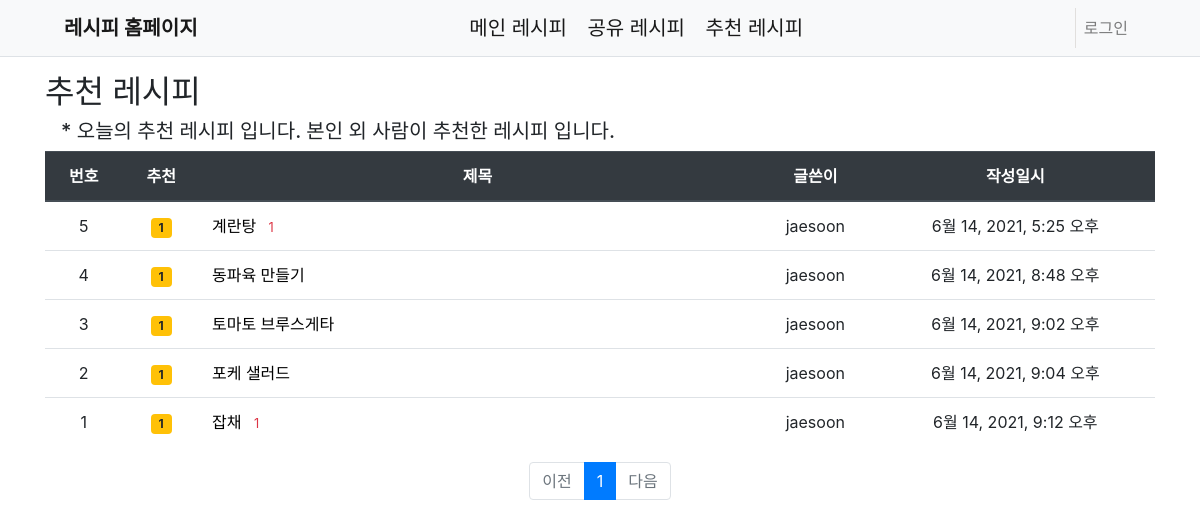
The page /best_recipe/ on the database its author committed.
### share_recipe/models.py (models this page shows, shortened)
class share_recipe(models.Model):
    subject = models.CharField(max_length=200)
    menu = models.CharField(choices=menu_Choice, max_length = 10)
    material = models.TextField()
    how_Make = models.TextField()
    create_date = models.DateTimeField()
    author = models.ForeignKey(User, on_delete = models.CASCADE, related_name = 'author_recipe')
    modify_date = models.DateTimeField(null=True, blank=True)
    voter = models.ManyToManyField(User, related_name = 'voter_recipe')

### share_recipe/views/recipe_list_views.py (the view)
# urls.py: path('', recipe_list_views.best_recipe_list, name = 'index'),
def best_recipe_list(request):
    best_recipe_li = []
    page = request.GET.get('page', '1')
    best_recipe = share_recipe.objects.annotate(num_voter=Count('voter')).filter(num_voter__gt=0)
    paginator = Paginator(best_recipe, 5)
    page_obj = paginator.get_page(page)
    context = {'recipe_list': page_obj}
    return render(request, 'best/best_recipe_list.html', context)

### main_recipe/templatetags/main_filter.py (called while the page is built)
@register.filter
def sub(value, arg):
    return value-arg

### templates/best/best_recipe_list.html (shortened to what this page needs)
{% extends 'base.html' %}
{% load main_filter %}
{% block content %}
<div class="container my-3">
    <h2 class="banner">추천 레시피<br></h2>
    <h3 class="sub" style="font-size:20px;"> * 오늘의 추천 레시피 입니다. 본인 외 사람이 추천한 레시피 입니다.</h3>
    <table class="table">
        <thead>
        <tr class="text-center thead-dark">
            <th>번호</th>
            <th>추천</th>
            <th style = "width:50%">제목</th>
            <th>글쓴이</th>
            <th>작성일시</th>
        </tr>
        </thead>
        <tbody>
        {% if recipe_list %}
        {% for recipe in recipe_list %}
               <tr class = "text-center">
            <td>{{ recipe_list.paginator.count|sub:recipe_list.start_index|sub:forloop.counter0|add:1 }}</td>
            <td>
            {% if recipe.voter.all.count > 0 %}
            <span class="badge badge-warning px-2 py-1">{{ recipe.voter.all.count }}</span>
            {% endif %}
            </td>
            <td class = "text-left">
                <a href="{% url 'share:recipe_detail' recipe.id %}">
                    {{ recipe.subject }}
                    {% if recipe.answer_set.count > 0 %}
                    <span class = "text-danger small ml-2">
                        {{ recipe.answer_set.count }}
                    </span>
                    {% endif %}
                </a>
            </td>
            <td>{{ recipe.author.username }}</td>
            <td>{{ recipe.create_date }}</td>
        </tr>
        {% endfor %}
        {% else %}
        <tr>
            <td colspan="3">레시피가 없습니다.</td>
        </tr>
        {% endif %}
        </tbody>
    </table>
    <ul class="pagination justify-content-center">
        {% if recipe_list.has_previous %}
        <li class="page-item">
            <a class="page-link" href="?page={{ recipe_list.previous_page_number }}">이전</a>
        </li>
        {% else %}
        <li class="page-item disabled">
            <a class="page-link" tabindex="-1" aria-disabled="true" href="#">이전</a>
        </li>
        {% endif %}
        {% for page_number in recipe_list.paginator.page_range %}
        {% if page_number >= recipe_list.number|add:-5 and page_number <= recipe_list.number|add:5 %}
            {% if page_number == recipe_list.number %}
            <li class="page-item active" aria-current="page">
                <a class="page-link" href="?page={{ page_number }}">{{ page_number }}</a>
            </li>
            {% else %}
            <li class="page-item">
                <a class="page-link" href="?page={{ page_number }}">{{ page_number }}</a>
            </li>
            {% endif %}
        {% endif %}
        {% endfor %}
        {% if recipe_list.has_next %}
        <li class="page-item">
            <a class="page-link" href="?page={{ recipe_list.next_page_number }}">다음</a>
        </li>
        {% else %}
        <li class="page-item disabled">
            <a class="page-link" tabindex="-1" aria-disabled="true" href="#">다음</a>
        </li>
        {% endif %}
    </ul>
</div>
{% endblock %}

### static/style.css (style rules this page uses)
.banner { margin-bottom:0.5rem; }
.sub { border: none; margin-left:1rem; }

### rows shown on the page
share_recipe: paginator.count|sub "5", voter.all.count "1", subject "계란탕", answer_set.count "1", author.username "jaesoon", create_date "6월 14, 2021, 5:25 오후"
share_recipe: paginator.count|sub "4", voter.all.count "1", subject "동파육 만들기", author.username "jaesoon", create_date "6월 14, 2021, 8:48 오후"
share_recipe: paginator.count|sub "3", voter.all.count "1", subject "토마토 브루스게타", author.username "jaesoon", create_date "6월 14, 2021, 9:02 오후"
share_recipe: paginator.count|sub "2", voter.all.count "1", subject "포케 샐러드", author.username "jaesoon", create_date "6월 14, 2021, 9:04 오후"
share_recipe: paginator.count|sub "1", voter.all.count "1", subject "잡채", answer_set.count "1", author.username "jaesoon", create_date "6월 14, 2021, 9:12 오후"

### other values the page prints
{{ page_number }} "1"
